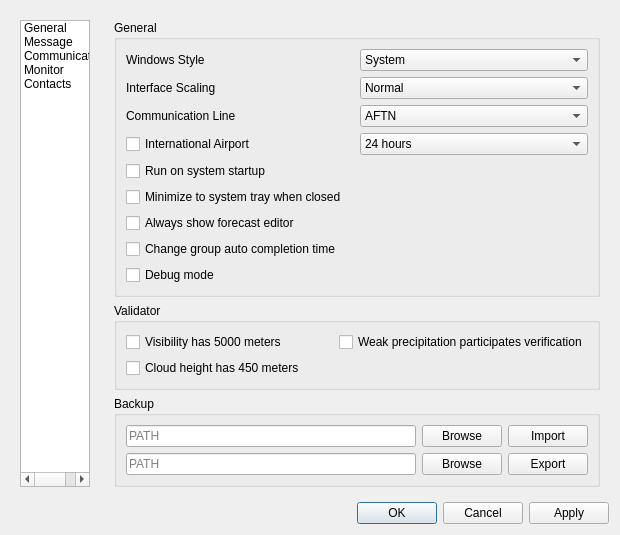
<?xml version="1.0" encoding="UTF-8"?>
<ui version="4.0">
 <class>Settings</class>
 <widget class="QDialog" name="Settings">
  <property name="geometry">
   <rect>
    <x>0</x>
    <y>0</y>
    <width>620</width>
    <height>479</height>
   </rect>
  </property>
  <property name="windowTitle">
   <string>Settings</string>
  </property>
  <layout class="QVBoxLayout" name="verticalLayout">
   <item>
    <layout class="QHBoxLayout" name="mainLayout">
     <item>
      <widget class="QWidget" name="leftLayout" native="true">
       <property name="maximumSize">
        <size>
         <width>120</width>
         <height>16777215</height>
        </size>
       </property>
       <layout class="QVBoxLayout" name="leftbox">
        <item>
         <widget class="QListWidget" name="menu">
          <item>
           <property name="text">
            <string>General</string>
           </property>
          </item>
          <item>
           <property name="text">
            <string>Message</string>
           </property>
          </item>
          <item>
           <property name="text">
            <string>Communication</string>
           </property>
          </item>
          <item>
           <property name="text">
            <string>Monitor</string>
           </property>
          </item>
          <item>
           <property name="text">
            <string>Contacts</string>
           </property>
          </item>
         </widget>
        </item>
       </layout>
      </widget>
     </item>
     <item>
      <widget class="QStackedWidget" name="stackedWidget">
       <property name="frameShadow">
        <enum>QFrame::Plain</enum>
       </property>
       <property name="currentIndex">
        <number>0</number>
       </property>
       <widget class="QWidget" name="generalPage">
        <layout class="QVBoxLayout" name="verticalLayout_6">
         <property name="sizeConstraint">
          <enum>QLayout::SetDefaultConstraint</enum>
         </property>
         <item>
          <widget class="QGroupBox" name="generalGroup">
           <property name="title">
            <string>General</string>
           </property>
           <layout class="QGridLayout" name="gridLayout_9">
            <item row="0" column="1">
             <widget class="QComboBox" name="windowsStyle">
              <item>
               <property name="text">
                <string notr="true">System</string>
               </property>
              </item>
              <item>
               <property name="text">
                <string notr="true">Fusion</string>
               </property>
              </item>
             </widget>
            </item>
            <item row="4" column="0">
             <widget class="QCheckBox" name="runOnStart">
              <property name="text">
               <string>Run on system startup</string>
              </property>
             </widget>
            </item>
            <item row="8" column="0">
             <widget class="QCheckBox" name="debugMode">
              <property name="text">
               <string>Debug mode</string>
              </property>
             </widget>
            </item>
            <item row="1" column="1">
             <widget class="QComboBox" name="interfaceScaling">
              <item>
               <property name="text">
                <string>Normal</string>
               </property>
              </item>
              <item>
               <property name="text">
                <string>Large</string>
               </property>
              </item>
              <item>
               <property name="text">
                <string>Largest</string>
               </property>
              </item>
             </widget>
            </item>
            <item row="1" column="0">
             <widget class="QLabel" name="interfaceScalingLabel">
              <property name="text">
               <string>Interface Scaling</string>
              </property>
             </widget>
            </item>
            <item row="0" column="0">
             <widget class="QLabel" name="windowsStyleLabel">
              <property name="text">
               <string>Windows Style</string>
              </property>
             </widget>
            </item>
            <item row="5" column="0">
             <widget class="QCheckBox" name="closeToMinimize">
              <property name="text">
               <string>Minimize to system tray when closed</string>
              </property>
             </widget>
            </item>
            <item row="3" column="1">
             <widget class="QComboBox" name="validityPeriod">
              <item>
               <property name="text">
                <string>24 hours</string>
               </property>
              </item>
              <item>
               <property name="text">
                <string>30 hours</string>
               </property>
              </item>
             </widget>
            </item>
            <item row="7" column="0">
             <widget class="QCheckBox" name="autoComletionGroupTime">
              <property name="text">
               <string>Change group auto completion time</string>
              </property>
             </widget>
            </item>
            <item row="3" column="0">
             <widget class="QCheckBox" name="internationalAirport">
              <property name="text">
               <string>International Airport</string>
              </property>
             </widget>
            </item>
            <item row="11" column="0">
             <spacer name="verticalSpacer">
              <property name="orientation">
               <enum>Qt::Vertical</enum>
              </property>
              <property name="sizeHint" stdset="0">
               <size>
                <width>20</width>
                <height>0</height>
               </size>
              </property>
             </spacer>
            </item>
            <item row="6" column="0">
             <widget class="QCheckBox" name="alwaysShowEditor">
              <property name="text">
               <string>Always show forecast editor</string>
              </property>
             </widget>
            </item>
            <item row="2" column="0">
             <widget class="QLabel" name="communicationLineLabel">
              <property name="text">
               <string>Communication Line</string>
              </property>
             </widget>
            </item>
            <item row="2" column="1">
             <widget class="QComboBox" name="communicationLine">
              <item>
               <property name="text">
                <string notr="true">AFTN</string>
               </property>
              </item>
              <item>
               <property name="text">
                <string notr="true">FTP</string>
               </property>
              </item>
             </widget>
            </item>
           </layout>
          </widget>
         </item>
         <item>
          <widget class="QGroupBox" name="validatorGroup">
           <property name="sizePolicy">
            <sizepolicy hsizetype="Preferred" vsizetype="Fixed">
             <horstretch>0</horstretch>
             <verstretch>0</verstretch>
            </sizepolicy>
           </property>
           <property name="title">
            <string>Validator</string>
           </property>
           <layout class="QGridLayout" name="gridLayout_4">
            <item row="1" column="0">
             <widget class="QCheckBox" name="cloudHeightHas450">
              <property name="text">
               <string>Cloud height has 450 meters</string>
              </property>
             </widget>
            </item>
            <item row="0" column="0">
             <widget class="QCheckBox" name="visHas5000">
              <property name="text">
               <string>Visibility has 5000 meters</string>
              </property>
             </widget>
            </item>
            <item row="0" column="1">
             <widget class="QCheckBox" name="weakPrecipitationVerification">
              <property name="maximumSize">
               <size>
                <width>274</width>
                <height>16777215</height>
               </size>
              </property>
              <property name="text">
               <string>Weak precipitation participates verification</string>
              </property>
             </widget>
            </item>
           </layout>
          </widget>
         </item>
         <item>
          <widget class="QGroupBox" name="backupGroup">
           <property name="title">
            <string>Backup</string>
           </property>
           <layout class="QGridLayout" name="gridLayout_5">
            <property name="sizeConstraint">
             <enum>QLayout::SetMaximumSize</enum>
            </property>
            <item row="0" column="0">
             <widget class="QLineEdit" name="importPath">
              <property name="placeholderText">
               <string>PATH</string>
              </property>
             </widget>
            </item>
            <item row="1" column="2">
             <widget class="QPushButton" name="exportButton">
              <property name="text">
               <string>Export</string>
              </property>
             </widget>
            </item>
            <item row="0" column="2">
             <widget class="QPushButton" name="importButton">
              <property name="text">
               <string>Import</string>
              </property>
             </widget>
            </item>
            <item row="0" column="1">
             <widget class="QPushButton" name="importBrowseButton">
              <property name="text">
               <string>Browse</string>
              </property>
             </widget>
            </item>
            <item row="1" column="1">
             <widget class="QPushButton" name="exportBrowseButton">
              <property name="text">
               <string>Browse</string>
              </property>
             </widget>
            </item>
            <item row="1" column="0">
             <widget class="QLineEdit" name="exportPath">
              <property name="placeholderText">
               <string>PATH</string>
              </property>
             </widget>
            </item>
           </layout>
          </widget>
         </item>
        </layout>
       </widget>
       <widget class="QWidget" name="messagePage">
        <layout class="QVBoxLayout" name="verticalLayout_2">
         <item>
          <widget class="QGroupBox" name="prefixGroup">
           <property name="title">
            <string>Prefix</string>
           </property>
           <layout class="QGridLayout" name="gridLayout_10">
            <item row="0" column="1">
             <widget class="QLineEdit" name="icao">
              <property name="placeholderText">
               <string notr="true">ZJHK</string>
              </property>
             </widget>
            </item>
            <item row="1" column="0">
             <widget class="QLabel" name="areaLabel">
              <property name="text">
               <string>Intelligence Area</string>
              </property>
             </widget>
            </item>
            <item row="0" column="0">
             <widget class="QLabel" name="icaoLabel">
              <property name="text">
               <string>Airport Code</string>
              </property>
             </widget>
            </item>
            <item row="1" column="1">
             <widget class="QLineEdit" name="area">
              <property name="placeholderText">
               <string notr="true">CI35</string>
              </property>
             </widget>
            </item>
            <item row="2" column="1">
             <widget class="QLineEdit" name="fir">
              <property name="placeholderText">
               <string notr="true">ZJSA SANYA FIR</string>
              </property>
             </widget>
            </item>
            <item row="3" column="1">
             <widget class="QLineEdit" name="trendSign">
              <property name="placeholderText">
               <string notr="true">TREND</string>
              </property>
             </widget>
            </item>
            <item row="2" column="0">
             <widget class="QLabel" name="firLabel">
              <property name="text">
               <string>FIR Area</string>
              </property>
             </widget>
            </item>
            <item row="3" column="0">
             <widget class="QLabel" name="trendSignLabel">
              <property name="text">
               <string>Trend Identifier</string>
              </property>
             </widget>
            </item>
           </layout>
          </widget>
         </item>
         <item>
          <widget class="QGroupBox" name="weatherGroup">
           <property name="title">
            <string>Weather Phenomenon</string>
           </property>
           <layout class="QGridLayout" name="gridLayout">
            <item row="0" column="1">
             <layout class="QHBoxLayout" name="addWeatherLayout">
              <item>
               <widget class="QLineEdit" name="weather">
                <property name="text">
                 <string/>
                </property>
                <property name="placeholderText">
                 <string>Weather without intensity</string>
                </property>
               </widget>
              </item>
              <item>
               <widget class="QPushButton" name="addWeatherButton">
                <property name="maximumSize">
                 <size>
                  <width>25</width>
                  <height>25</height>
                 </size>
                </property>
                <property name="text">
                 <string notr="true">+</string>
                </property>
               </widget>
              </item>
              <item>
               <widget class="QPushButton" name="delWeatherButton">
                <property name="maximumSize">
                 <size>
                  <width>25</width>
                  <height>25</height>
                 </size>
                </property>
                <property name="text">
                 <string notr="true">—</string>
                </property>
               </widget>
              </item>
             </layout>
            </item>
            <item row="1" column="1">
             <widget class="QListWidget" name="weatherList">
              <property name="dragDropMode">
               <enum>QAbstractItemView::InternalMove</enum>
              </property>
             </widget>
            </item>
            <item row="1" column="0">
             <widget class="QListWidget" name="weatherWithIntensityList">
              <property name="dragDropMode">
               <enum>QAbstractItemView::InternalMove</enum>
              </property>
             </widget>
            </item>
            <item row="0" column="0">
             <layout class="QHBoxLayout" name="addWeatherWithIntensityLayout">
              <item>
               <widget class="QLineEdit" name="weatherWithIntensity">
                <property name="placeholderText">
                 <string>Weather with intensity</string>
                </property>
               </widget>
              </item>
              <item>
               <widget class="QPushButton" name="addWeatherWithIntensityButton">
                <property name="maximumSize">
                 <size>
                  <width>25</width>
                  <height>25</height>
                 </size>
                </property>
                <property name="text">
                 <string notr="true">+</string>
                </property>
               </widget>
              </item>
              <item>
               <widget class="QPushButton" name="delWeatherWithIntensityButton">
                <property name="maximumSize">
                 <size>
                  <width>25</width>
                  <height>25</height>
                 </size>
                </property>
                <property name="text">
                 <string notr="true">—</string>
                </property>
               </widget>
              </item>
             </layout>
            </item>
           </layout>
          </widget>
         </item>
        </layout>
       </widget>
       <widget class="QWidget" name="communicationPage">
        <layout class="QVBoxLayout" name="verticalLayout_4">
         <item>
          <layout class="QHBoxLayout" name="topLayout">
           <item>
            <widget class="QGroupBox" name="serialGroup">
             <property name="title">
              <string>Serial Parameters</string>
             </property>
             <layout class="QGridLayout" name="gridLayout_11">
              <item row="0" column="0">
               <widget class="QLabel" name="portLabel">
                <property name="text">
                 <string>Port</string>
                </property>
               </widget>
              </item>
              <item row="0" column="1">
               <widget class="QLineEdit" name="port">
                <property name="placeholderText">
                 <string notr="true">COM1</string>
                </property>
               </widget>
              </item>
              <item row="1" column="0">
               <widget class="QLabel" name="baudrateLabel">
                <property name="text">
                 <string>Baudrate</string>
                </property>
               </widget>
              </item>
              <item row="1" column="1">
               <widget class="QLineEdit" name="baudrate">
                <property name="placeholderText">
                 <string notr="true">9600</string>
                </property>
               </widget>
              </item>
              <item row="2" column="0">
               <widget class="QLabel" name="parityLabel">
                <property name="text">
                 <string>Parity</string>
                </property>
               </widget>
              </item>
              <item row="2" column="1">
               <widget class="QComboBox" name="parity">
                <property name="currentText">
                 <string notr="true">NONE</string>
                </property>
                <item>
                 <property name="text">
                  <string notr="true">NONE</string>
                 </property>
                </item>
                <item>
                 <property name="text">
                  <string notr="true">EVEN</string>
                 </property>
                </item>
                <item>
                 <property name="text">
                  <string notr="true">ODD</string>
                 </property>
                </item>
               </widget>
              </item>
              <item row="3" column="0">
               <widget class="QLabel" name="bytesizeLabel">
                <property name="text">
                 <string>Bytesize</string>
                </property>
               </widget>
              </item>
              <item row="3" column="1">
               <widget class="QComboBox" name="bytesize">
                <property name="currentText">
                 <string notr="true">5</string>
                </property>
                <item>
                 <property name="text">
                  <string notr="true">5</string>
                 </property>
                </item>
                <item>
                 <property name="text">
                  <string notr="true">6</string>
                 </property>
                </item>
                <item>
                 <property name="text">
                  <string notr="true">7</string>
                 </property>
                </item>
                <item>
                 <property name="text">
                  <string notr="true">8</string>
                 </property>
                </item>
               </widget>
              </item>
              <item row="4" column="0">
               <widget class="QLabel" name="stopbitsLabel">
                <property name="text">
                 <string>Stopbits</string>
                </property>
               </widget>
              </item>
              <item row="4" column="1">
               <widget class="QComboBox" name="stopbits">
                <property name="currentText">
                 <string notr="true">1</string>
                </property>
                <item>
                 <property name="text">
                  <string notr="true">1</string>
                 </property>
                </item>
                <item>
                 <property name="text">
                  <string notr="true">1.5</string>
                 </property>
                </item>
                <item>
                 <property name="text">
                  <string notr="true">2</string>
                 </property>
                </item>
               </widget>
              </item>
             </layout>
            </widget>
           </item>
           <item>
            <widget class="QGroupBox" name="aftnGroup">
             <property name="maximumSize">
              <size>
               <width>239</width>
               <height>16777215</height>
              </size>
             </property>
             <property name="title">
              <string>AFTN Parameters</string>
             </property>
             <layout class="QGridLayout" name="gridLayout_3">
              <item row="0" column="0">
               <widget class="QLabel" name="channelLabel">
                <property name="text">
                 <string>Channel</string>
                </property>
               </widget>
              </item>
              <item row="1" column="1">
               <widget class="QLineEdit" name="channelSequenceNumber">
                <property name="placeholderText">
                 <string notr="true">1</string>
                </property>
               </widget>
              </item>
              <item row="1" column="0">
               <widget class="QLabel" name="channelSequenceNumberLabel">
                <property name="text">
                 <string>Sequence Number</string>
                </property>
               </widget>
              </item>
              <item row="6" column="1" colspan="2">
               <widget class="QLineEdit" name="maxLineChar">
                <property name="placeholderText">
                 <string notr="true">69</string>
                </property>
               </widget>
              </item>
              <item row="5" column="1" colspan="2">
               <widget class="QLineEdit" name="maxSendAddress">
                <property name="placeholderText">
                 <string notr="true">21</string>
                </property>
               </widget>
              </item>
              <item row="4" column="1" colspan="2">
               <widget class="QLineEdit" name="originatorAddress">
                <property name="placeholderText">
                 <string notr="true">ZJHKYMYX</string>
                </property>
               </widget>
              </item>
              <item row="4" column="0">
               <widget class="QLabel" name="originatorAddressLabel">
                <property name="text">
                 <string>Originator</string>
                </property>
               </widget>
              </item>
              <item row="6" column="0">
               <widget class="QLabel" name="maxLineCharLabel">
                <property name="text">
                 <string>Max Line Char</string>
                </property>
               </widget>
              </item>
              <item row="0" column="1" colspan="2">
               <widget class="QLineEdit" name="channel">
                <property name="placeholderText">
                 <string notr="true">YMA</string>
                </property>
               </widget>
              </item>
              <item row="1" column="2">
               <widget class="QPushButton" name="resetNumberButton">
                <property name="maximumSize">
                 <size>
                  <width>50</width>
                  <height>16777215</height>
                 </size>
                </property>
                <property name="text">
                 <string>Reset</string>
                </property>
               </widget>
              </item>
              <item row="5" column="0">
               <widget class="QLabel" name="maxSendAddressLabel">
                <property name="text">
                 <string>Max Address</string>
                </property>
               </widget>
              </item>
             </layout>
            </widget>
           </item>
          </layout>
         </item>
         <item>
          <widget class="QGroupBox" name="ftpGroup">
           <property name="title">
            <string>FTP Parameters</string>
           </property>
           <layout class="QHBoxLayout" name="horizontalLayout">
            <item>
             <widget class="QLabel" name="ftpHostLabel">
              <property name="text">
               <string>Host</string>
              </property>
             </widget>
            </item>
            <item>
             <widget class="QLineEdit" name="ftpHost"/>
            </item>
            <item>
             <widget class="QPushButton" name="testLoginButton">
              <property name="maximumSize">
               <size>
                <width>50</width>
                <height>16777215</height>
               </size>
              </property>
              <property name="text">
               <string>Login</string>
              </property>
             </widget>
            </item>
           </layout>
          </widget>
         </item>
         <item>
          <widget class="QGroupBox" name="addressGroup">
           <property name="title">
            <string>Send Address</string>
           </property>
           <layout class="QVBoxLayout" name="verticalLayout_10">
            <item>
             <widget class="QTabWidget" name="addressTab">
              <property name="currentIndex">
               <number>0</number>
              </property>
              <widget class="QWidget" name="tafTab">
               <attribute name="title">
                <string notr="true">TAF</string>
               </attribute>
               <layout class="QVBoxLayout" name="verticalLayout_3">
                <item>
                 <widget class="QTextEdit" name="tafAddress">
                  <property name="placeholderText">
                   <string>Please separate multiple addresses by space</string>
                  </property>
                 </widget>
                </item>
               </layout>
              </widget>
              <widget class="QWidget" name="trendTab">
               <attribute name="title">
                <string notr="true">TREND</string>
               </attribute>
               <layout class="QVBoxLayout" name="verticalLayout_9">
                <item>
                 <widget class="QTextEdit" name="trendAddress">
                  <property name="placeholderText">
                   <string>Please separate multiple addresses by space</string>
                  </property>
                 </widget>
                </item>
               </layout>
              </widget>
              <widget class="QWidget" name="sigmetTab">
               <attribute name="title">
                <string notr="true">SIGMET</string>
               </attribute>
               <layout class="QVBoxLayout" name="verticalLayout_7">
                <item>
                 <widget class="QTextEdit" name="sigmetAddress">
                  <property name="placeholderText">
                   <string>Please separate multiple addresses by space</string>
                  </property>
                 </widget>
                </item>
               </layout>
              </widget>
              <widget class="QWidget" name="airmetTab">
               <attribute name="title">
                <string notr="true">AIRMET</string>
               </attribute>
               <layout class="QVBoxLayout" name="verticalLayout_8">
                <item>
                 <widget class="QTextEdit" name="airmetAddress">
                  <property name="placeholderText">
                   <string>Please separate multiple addresses by space</string>
                  </property>
                 </widget>
                </item>
               </layout>
              </widget>
             </widget>
            </item>
           </layout>
          </widget>
         </item>
        </layout>
       </widget>
       <widget class="QWidget" name="monitorPage">
        <layout class="QVBoxLayout" name="verticalLayout_5">
         <item>
          <widget class="QGroupBox" name="dataSourceGroup">
           <property name="title">
            <string>Data Source</string>
           </property>
           <layout class="QGridLayout" name="gridLayout_6">
            <item row="0" column="0">
             <widget class="QLabel" name="webApiLabel">
              <property name="minimumSize">
               <size>
                <width>100</width>
                <height>0</height>
               </size>
              </property>
              <property name="text">
               <string>Message Request URL</string>
              </property>
             </widget>
            </item>
            <item row="1" column="1">
             <widget class="QLineEdit" name="firApiURL">
              <property name="text">
               <string/>
              </property>
              <property name="placeholderText">
               <string>URL</string>
              </property>
             </widget>
            </item>
            <item row="1" column="0">
             <widget class="QLabel" name="firApiLabel">
              <property name="text">
               <string>FIR Request URL</string>
              </property>
             </widget>
            </item>
            <item row="0" column="1">
             <widget class="QLineEdit" name="webApiURL">
              <property name="placeholderText">
               <string>URL</string>
              </property>
             </widget>
            </item>
            <item row="2" column="1">
             <widget class="QSlider" name="firCanvasSize">
              <property name="minimum">
               <number>300</number>
              </property>
              <property name="maximum">
               <number>565</number>
              </property>
              <property name="orientation">
               <enum>Qt::Horizontal</enum>
              </property>
             </widget>
            </item>
            <item row="2" column="0">
             <widget class="QLabel" name="firCanvasSizeLabel">
              <property name="text">
               <string>FIR Canvas Size</string>
              </property>
             </widget>
            </item>
           </layout>
          </widget>
         </item>
         <item>
          <widget class="QGroupBox" name="warnGroup">
           <property name="title">
            <string>Late Monitoring</string>
           </property>
           <layout class="QGridLayout" name="gridLayout_8">
            <item row="0" column="0">
             <widget class="QLabel" name="warnTafTimeLabel">
              <property name="minimumSize">
               <size>
                <width>100</width>
                <height>0</height>
               </size>
              </property>
              <property name="text">
               <string>Alarm Time</string>
              </property>
             </widget>
            </item>
            <item row="0" column="1">
             <widget class="QLineEdit" name="warnTafTime">
              <property name="maximumSize">
               <size>
                <width>120</width>
                <height>16777215</height>
               </size>
              </property>
              <property name="text">
               <string/>
              </property>
              <property name="placeholderText">
               <string>Unit minutes</string>
              </property>
             </widget>
            </item>
            <item row="1" column="0">
             <widget class="QLabel" name="warnTafVolumeLabel">
              <property name="minimumSize">
               <size>
                <width>100</width>
                <height>0</height>
               </size>
              </property>
              <property name="text">
               <string>Alarm Sound</string>
              </property>
             </widget>
            </item>
            <item row="1" column="1">
             <widget class="QSlider" name="warnTafVolume">
              <property name="orientation">
               <enum>Qt::Horizontal</enum>
              </property>
             </widget>
            </item>
           </layout>
          </widget>
         </item>
         <item>
          <widget class="QGroupBox" name="remindGroup">
           <property name="title">
            <string>Sound Reminder and Volume</string>
           </property>
           <layout class="QGridLayout" name="gridLayout_7">
            <item row="0" column="0">
             <widget class="QCheckBox" name="remindTaf">
              <property name="minimumSize">
               <size>
                <width>100</width>
                <height>0</height>
               </size>
              </property>
              <property name="text">
               <string>TAF</string>
              </property>
             </widget>
            </item>
            <item row="0" column="1">
             <widget class="QSlider" name="remindTafVolume">
              <property name="orientation">
               <enum>Qt::Horizontal</enum>
              </property>
             </widget>
            </item>
            <item row="1" column="0">
             <widget class="QCheckBox" name="remindTrend">
              <property name="minimumSize">
               <size>
                <width>100</width>
                <height>0</height>
               </size>
              </property>
              <property name="text">
               <string>Trend</string>
              </property>
             </widget>
            </item>
            <item row="1" column="1">
             <widget class="QSlider" name="remindTrendVolume">
              <property name="orientation">
               <enum>Qt::Horizontal</enum>
              </property>
             </widget>
            </item>
            <item row="2" column="0">
             <widget class="QCheckBox" name="remindSigmet">
              <property name="minimumSize">
               <size>
                <width>100</width>
                <height>0</height>
               </size>
              </property>
              <property name="text">
               <string>SIGMET</string>
              </property>
             </widget>
            </item>
            <item row="2" column="1">
             <widget class="QSlider" name="remindSigmetVolume">
              <property name="orientation">
               <enum>Qt::Horizontal</enum>
              </property>
             </widget>
            </item>
           </layout>
          </widget>
         </item>
         <item>
          <widget class="QGroupBox" name="callServiceGroup">
           <property name="title">
            <string>Phone Service</string>
           </property>
           <layout class="QGridLayout" name="gridLayout_2">
            <item row="0" column="0">
             <widget class="QLabel" name="callServiceURLLabel">
              <property name="minimumSize">
               <size>
                <width>100</width>
                <height>0</height>
               </size>
              </property>
              <property name="text">
               <string>Request URL</string>
              </property>
             </widget>
            </item>
            <item row="0" column="1">
             <widget class="QLineEdit" name="callServiceURL">
              <property name="placeholderText">
               <string>URL</string>
              </property>
             </widget>
            </item>
            <item row="1" column="0">
             <widget class="QLabel" name="callServiceTokenLabel">
              <property name="minimumSize">
               <size>
                <width>100</width>
                <height>0</height>
               </size>
              </property>
              <property name="text">
               <string>Auth Token</string>
              </property>
             </widget>
            </item>
            <item row="0" column="2">
             <widget class="QPushButton" name="callUpButton">
              <property name="maximumSize">
               <size>
                <width>50</width>
                <height>16777215</height>
               </size>
              </property>
              <property name="text">
               <string>Dial</string>
              </property>
             </widget>
            </item>
            <item row="1" column="1" colspan="2">
             <widget class="QLineEdit" name="callServiceToken">
              <property name="placeholderText">
               <string>Token</string>
              </property>
             </widget>
            </item>
           </layout>
          </widget>
         </item>
        </layout>
       </widget>
       <widget class="QWidget" name="contractPage">
        <layout class="QVBoxLayout" name="verticalLayout_11">
         <item>
          <widget class="QGroupBox" name="contractGroup">
           <property name="title">
            <string>Contacts</string>
           </property>
           <layout class="QVBoxLayout" name="verticalLayout_12">
            <item>
             <layout class="QHBoxLayout" name="addPersonLayout">
              <item>
               <widget class="QLineEdit" name="personName">
                <property name="text">
                 <string/>
                </property>
                <property name="placeholderText">
                 <string>Name</string>
                </property>
               </widget>
              </item>
              <item>
               <widget class="QLineEdit" name="personMobile">
                <property name="placeholderText">
                 <string>Mobile</string>
                </property>
               </widget>
              </item>
              <item>
               <widget class="QPushButton" name="addPersonButton">
                <property name="maximumSize">
                 <size>
                  <width>25</width>
                  <height>25</height>
                 </size>
                </property>
                <property name="text">
                 <string notr="true">+</string>
                </property>
               </widget>
              </item>
              <item>
               <widget class="QPushButton" name="delPersonButton">
                <property name="maximumSize">
                 <size>
                  <width>25</width>
                  <height>25</height>
                 </size>
                </property>
                <property name="text">
                 <string notr="true">—</string>
                </property>
               </widget>
              </item>
             </layout>
            </item>
            <item>
             <widget class="QTableWidget" name="contractTable">
              <property name="editTriggers">
               <set>QAbstractItemView::NoEditTriggers</set>
              </property>
              <property name="selectionBehavior">
               <enum>QAbstractItemView::SelectRows</enum>
              </property>
              <attribute name="horizontalHeaderStretchLastSection">
               <bool>true</bool>
              </attribute>
              <attribute name="verticalHeaderVisible">
               <bool>false</bool>
              </attribute>
              <column>
               <property name="text">
                <string>Name</string>
               </property>
              </column>
              <column>
               <property name="text">
                <string>Mobile</string>
               </property>
              </column>
             </widget>
            </item>
            <item>
             <layout class="QHBoxLayout" name="selectedContractLayout">
              <item>
               <widget class="QLabel" name="selectedContractLabel">
                <property name="text">
                 <string>Current Selected Contact</string>
                </property>
               </widget>
              </item>
              <item>
               <widget class="QComboBox" name="selectedContract"/>
              </item>
             </layout>
            </item>
           </layout>
          </widget>
         </item>
        </layout>
       </widget>
      </widget>
     </item>
    </layout>
   </item>
   <item>
    <widget class="QDialogButtonBox" name="buttonBox">
     <property name="standardButtons">
      <set>QDialogButtonBox::Apply|QDialogButtonBox::Cancel|QDialogButtonBox::Ok</set>
     </property>
    </widget>
   </item>
  </layout>
 </widget>
 <tabstops>
  <tabstop>menu</tabstop>
  <tabstop>icao</tabstop>
  <tabstop>area</tabstop>
  <tabstop>fir</tabstop>
  <tabstop>trendSign</tabstop>
  <tabstop>weather</tabstop>
  <tabstop>addWeatherButton</tabstop>
  <tabstop>delWeatherButton</tabstop>
  <tabstop>weatherList</tabstop>
  <tabstop>weatherWithIntensity</tabstop>
  <tabstop>addWeatherWithIntensityButton</tabstop>
  <tabstop>delWeatherWithIntensityButton</tabstop>
  <tabstop>port</tabstop>
  <tabstop>baudrate</tabstop>
  <tabstop>parity</tabstop>
  <tabstop>bytesize</tabstop>
  <tabstop>stopbits</tabstop>
  <tabstop>channel</tabstop>
  <tabstop>channelSequenceNumber</tabstop>
  <tabstop>originatorAddress</tabstop>
  <tabstop>addressTab</tabstop>
  <tabstop>tafAddress</tabstop>
  <tabstop>sigmetAddress</tabstop>
  <tabstop>trendAddress</tabstop>
  <tabstop>warnTafVolume</tabstop>
  <tabstop>remindTaf</tabstop>
  <tabstop>remindTafVolume</tabstop>
  <tabstop>remindTrend</tabstop>
  <tabstop>remindTrendVolume</tabstop>
  <tabstop>remindSigmet</tabstop>
  <tabstop>remindSigmetVolume</tabstop>
  <tabstop>runOnStart</tabstop>
  <tabstop>closeToMinimize</tabstop>
  <tabstop>importPath</tabstop>
  <tabstop>importBrowseButton</tabstop>
  <tabstop>importButton</tabstop>
  <tabstop>exportPath</tabstop>
  <tabstop>exportBrowseButton</tabstop>
  <tabstop>exportButton</tabstop>
 </tabstops>
 <resources/>
 <connections>
  <connection>
   <sender>buttonBox</sender>
   <signal>accepted()</signal>
   <receiver>Settings</receiver>
   <slot>accept()</slot>
   <hints>
    <hint type="sourcelabel">
     <x>254</x>
     <y>487</y>
    </hint>
    <hint type="destinationlabel">
     <x>157</x>
     <y>274</y>
    </hint>
   </hints>
  </connection>
  <connection>
   <sender>buttonBox</sender>
   <signal>rejected()</signal>
   <receiver>Settings</receiver>
   <slot>reject()</slot>
   <hints>
    <hint type="sourcelabel">
     <x>322</x>
     <y>487</y>
    </hint>
    <hint type="destinationlabel">
     <x>286</x>
     <y>274</y>
    </hint>
   </hints>
  </connection>
  <connection>
   <sender>menu</sender>
   <signal>currentRowChanged(int)</signal>
   <receiver>stackedWidget</receiver>
   <slot>setCurrentIndex(int)</slot>
   <hints>
    <hint type="sourcelabel">
     <x>91</x>
     <y>170</y>
    </hint>
    <hint type="destinationlabel">
     <x>145</x>
     <y>124</y>
    </hint>
   </hints>
  </connection>
 </connections>
 <slots>
  <slot>save()</slot>
 </slots>
</ui>
